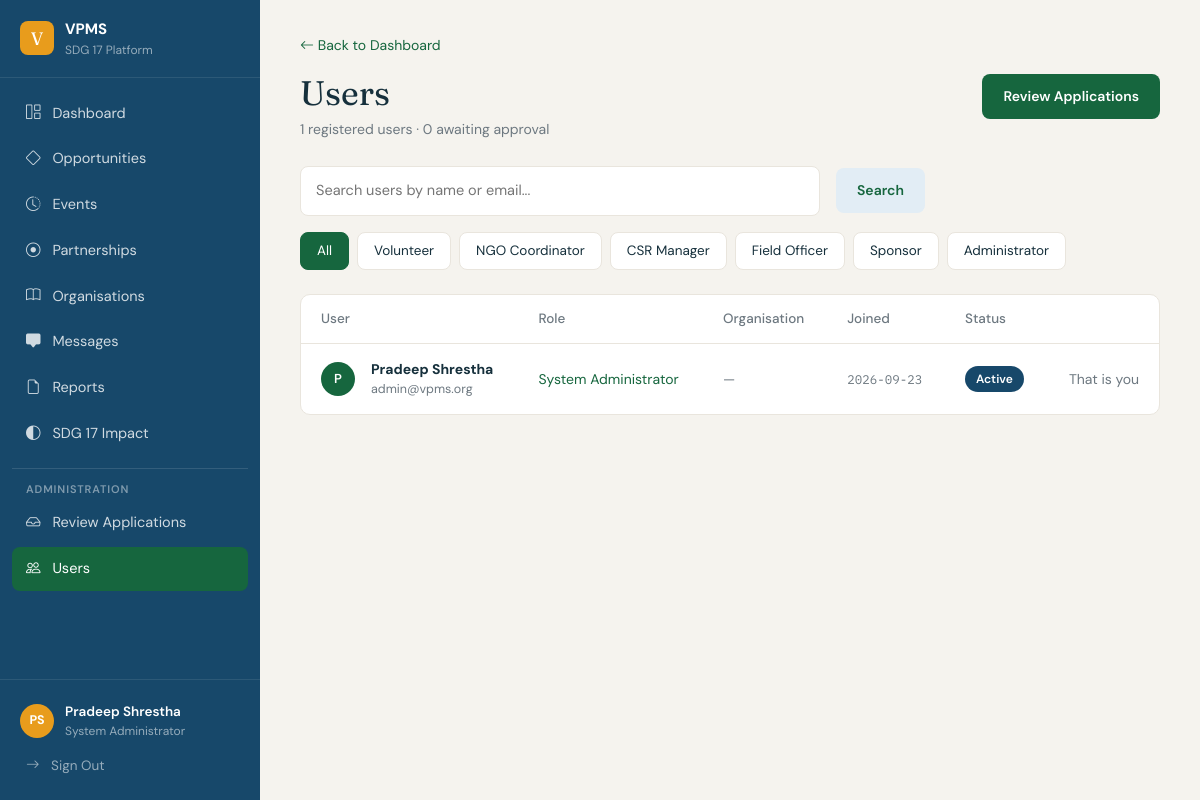
Page /users.php (signed in) on the committed database.
### tables this page shows
CREATE TABLE `user` (
  user_id           INT AUTO_INCREMENT PRIMARY KEY,
  full_name         VARCHAR(120) NOT NULL,
  email             VARCHAR(190) NOT NULL UNIQUE,
  password_hash     CHAR(60) NOT NULL,
  phone             VARCHAR(30),
  role_id           INT NOT NULL,
  organisation_id   INT,
  organisation_name VARCHAR(150),
  designation       VARCHAR(80),
  skills            VARCHAR(255),
  bio               TEXT,
  status            VARCHAR(20) NOT NULL DEFAULT 'pending',    
  reset_code        VARCHAR(40),
  created_at        DATETIME NOT NULL DEFAULT CURRENT_TIMESTAMP,
  FOREIGN KEY (role_id) REFERENCES role(role_id),
  FOREIGN KEY (organisation_id) REFERENCES organisation(organisation_id)
);

CREATE TABLE role (
  role_id     INT AUTO_INCREMENT PRIMARY KEY,
  name        VARCHAR(50) NOT NULL,
  description VARCHAR(255) NOT NULL
);

### users.php (the view, shortened to what this page needs)
<?php
require 'config/db.php';
$search = isset($_GET['q']) ? trim($_GET['q']) : '';
$role = isset($_GET['role']) ? $_GET['role'] : '0';
$sql = 'SELECT u.user_id, u.full_name, u.email, u.status, u.created_at, u.organisation_name,
               r.name AS role_name, org.name AS organisation
        FROM `user` u
        JOIN role r ON r.role_id = u.role_id
        LEFT JOIN organisation org ON org.organisation_id = u.organisation_id
        WHERE 1 = 1';
$values = array();
$sql = $sql . ' ORDER BY u.created_at DESC';
$find = $pdo->prepare($sql);
$find->execute($values);
$users = $find->fetchAll();
$count = $pdo->query('SELECT COUNT(*) FROM `user`');
$total = $count->fetchColumn();
$count = $pdo->prepare('SELECT COUNT(*) FROM `user` WHERE status = ?');
$count->execute(array('pending'));
$waiting = $count->fetchColumn();
include 'includes/app-header.php';
?>
<a class="back-link" href="dashboard.php"><i class="bi bi-arrow-left"></i> Back to Dashboard</a>
<div class="head-row">
  <div class="flex-grow-1">
    <h1 class="page-title">Users</h1>
    <p class="page-sub">
      <?php echo $total; ?> registered users · <?php echo $waiting; ?> awaiting approval
    </p>
  </div>
  <a class="btn-v btn-green" href="applications-review.php">Review Applications</a>
</div>
<form class="d-flex flex-wrap align-items-center gap-3 mb-3" action="users.php" method="get">
  <input type="search" class="input-v" style="flex:1 1 300px;max-width:520px" name="q"
         placeholder="Search users by name or email..." value="<?php echo htmlspecialchars($search); ?>">
  <button class="btn-v btn-soft" type="submit">Search</button>
</form>
<div class="d-flex flex-wrap gap-2 mb-4">
  <a class="pill <?php if ($role == '0') echo 'active'; ?>" href="users.php?q=<?php echo urlencode($search); ?>&role=0">All</a>
  <a class="pill <?php if ($role == '1') echo 'active'; ?>" href="users.php?q=<?php echo urlencode($search); ?>&role=1">Volunteer</a>
  <a class="pill <?php if ($role == '2') echo 'active'; ?>" href="users.php?q=<?php echo urlencode($search); ?>&role=2">NGO Coordinator</a>
  <a class="pill <?php if ($role == '3') echo 'active'; ?>" href="users.php?q=<?php echo urlencode($search); ?>&role=3">CSR Manager</a>
  <a class="pill <?php if ($role == '4') echo 'active'; ?>" href="users.php?q=<?php echo urlencode($search); ?>&role=4">Field Officer</a>
  <a class="pill <?php if ($role == '5') echo 'active'; ?>" href="users.php?q=<?php echo urlencode($search); ?>&role=5">Sponsor</a>
  <a class="pill <?php if ($role == '6') echo 'active'; ?>" href="users.php?q=<?php echo urlencode($search); ?>&role=6">Administrator</a>
</div>
<?php if (count($users) == 0) { ?>
  <div class="card-v card-v-pad text-center">
    <p class="row-title mb-2">No users match</p>
    <p style="font-size:14px;color:#6d7880">Try a different search or filter.</p>
  </div>
<?php } else { ?>
<div class="list-card">
  <div class="table-responsive">
    <table class="table-v">
      <tr>
        <th>User</th>
        <th>Role</th>
        <th>Organisation</th>
        <th>Joined</th>
        <th>Status</th>
        <th></th>
      </tr>
      <?php foreach ($users as $row) { ?>
        <?php
        if ($row['organisation'] != '') {
            $organisation = $row['organisation'];
        } elseif ($row['organisation_name'] != '') {
            $organisation = $row['organisation_name'];
        } else {
            $organisation = '—';
        }
        ?>
        <tr>
          <td>
            <span class="d-flex align-items-center gap-3">
              <span class="avatar-circle"><?php echo strtoupper(substr($row['full_name'], 0, 1)); ?></span>
              <span>
                <span class="d-block fw-bold"><?php echo htmlspecialchars($row['full_name']); ?></span>
                <span class="d-block" style="font-size:12.5px;color:#6d7880"><?php echo htmlspecialchars($row['email']); ?></span>
              </span>
            </span>
          </td>
          <td style="color:#16663e"><?php echo htmlspecialchars($row['role_name']); ?></td>
          <td class="td-muted"><?php echo htmlspecialchars($organisation); ?></td>
          <td class="td-muted mono" style="font-size:12.5px"><?php echo date('Y-m-d', strtotime($row['created_at'])); ?></td>
          <td>
            <?php if ($row['status'] == 'active') { ?>
              <span class="badge-v badge-navy">Active</span>
            <?php } elseif ($row['status'] == 'pending') { ?>
              <span class="badge-v badge-pending">Pending</span>
            <?php } else { ?>
              <span class="badge-v badge-grey">Suspended</span>
            <?php } ?>
          </td>
          <td class="text-end">
            <?php if ($row['user_id'] == $_SESSION['user_id']) { ?>
              <span class="td-muted">That is you</span>
            <?php } ?>
          </td>
        </tr>
      <?php } ?>
    </table>
  </div>
</div>
<?php } ?>
<?php include 'includes/app-footer.php'; ?>

### assets/css/app.css (style rules this page uses)
body { margin: 0; background: #f5f3ee; color: #16303c; font-family: 'DM Sans', sans-serif; font-size: 15px; }
html { scrollbar-width: thin; scrollbar-color: #d6cfc2 #f5f3ee; }
a { text-decoration: none; color: inherit; }
h1, h2, h3 { margin: 0; }
p { margin: 0; }
.mono { font-family: 'IBM Plex Mono', monospace; }
.page-title { font-family: 'Fraunces', serif; font-size: 34px; font-weight: 400; line-height: 1.15; }
.page-sub { margin-top: 6px; color: #6d7880; font-size: 14px; }
.back-link { display: inline-block; margin-bottom: 18px; color: #16663e; font-size: 14px; }
.btn-v { display: inline-flex; align-items: center; justify-content: center; gap: 7px; padding: 11px 20px; border: 1px solid transparent; border-radius: 8px; font-size: 14px; font-weight: 600; cursor: pointer; }
.btn-green { background: #16663e; color: #fff; }
.btn-soft { background: #e2edf5; color: #16663e; }
.head-row { display: flex; align-items: flex-start; gap: 16px; margin-bottom: 26px; }
.badge-v { display: inline-block; padding: 4px 11px; border-radius: 999px; font-size: 12px; font-weight: 600; white-space: nowrap; }
.badge-navy { background: #17486a; color: #fff; }
.pill { padding: 8px 16px; border: 1px solid #e9e5dd; border-radius: 8px; background: #fff; font-size: 13.5px; cursor: pointer; }
.pill.active { background: #16663e; border-color: #16663e; color: #fff; }
.list-card { border: 1px solid #e9e5dd; border-radius: 10px; background: #fff; overflow: hidden; }
.avatar-circle { display: grid; place-items: center; width: 34px; height: 34px; border-radius: 50%; background: #16663e; color: #fff; font-size: 13px; font-weight: 600; }
.table-v { width: 100%; border-collapse: collapse; font-size: 14px; }
.table-v th { padding: 14px 20px; border-bottom: 1px solid #e9e5dd; color: #6d7880; font-size: 13.5px; font-weight: 500; text-align: left; white-space: nowrap; }
.table-v td { padding: 15px 20px; border-bottom: 1px solid #f0ede6; vertical-align: middle; }
.table-v tr:last-child td { border-bottom: 0; }
.td-muted { color: #6d7880; }
.input-v, .select-v, .textarea-v { width: 100%; padding: 13px 15px; border: 1px solid #e9e5dd; border-radius: 8px; background: #fff; font-family: inherit; font-size: 14.5px; }

### rows in the picture
user: full_name "P", full_name "Pradeep Shrestha", email "admin@vpms.org", role.name "System Administrator", organisation "—", created_at "2026-09-23", status "Active", shows "That is you"

### other values in the picture
$user_initials "PS"
$user_name "Pradeep Shrestha"
$user_role "System Administrator"
$total "1"
$waiting "0"
